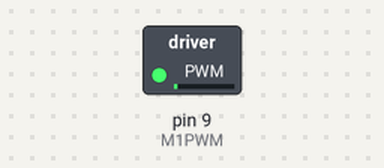
Simulated run of this sketch. Board: Arduino Uno, built with avr-gcc and run on an emulated ATmega328P. Parts: switched loads named in the sketch (green lamp = pin HIGH).

Above: at 0.05 s.
At 9.45 s:
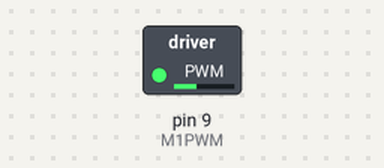
At 19.95 s:
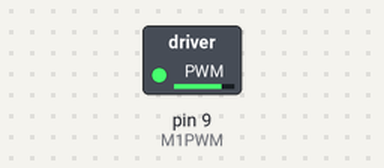
At 39.85 s:
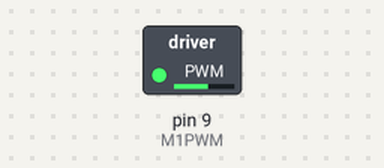
Timing chart, 0 to 40.0 s (numbered marks = the images above):
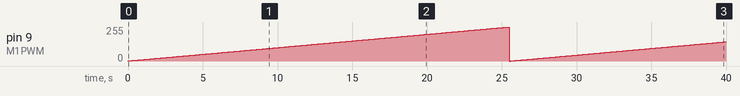

Measured:
- by itself, pin 9 (M1PWM): 0/255 → 1/255 at 0.00 s, → 2/255 0.10 s later, → 3/255 0.10 s later, → 4/255 0.10 s later, … (400 changes in this stretch)

The sketch:

dc_driver.ino
```cpp
/*
	Run a DC motor with a N-channel MOSFET

	Arduino pin D9 to gate pin of MOSFET
	Drain pin of MOSFET to DC motor lead
	Source pin of MOSFET to GND
	Supply +12V to one lead of motor
	Place 1N4001 diode between +12V and GND lead of motor

	http://bildr.org/2012/03/rfp30n06le-arduino/
*/


#define M1PWM 9 // Motor 1 pulse width modulation pin 9

void setup()
{
	pinMode(M1PWM, OUTPUT); // Motor1 PWM

}

void loop()
{
	for (byte i = 1; i <= 255; i++){
		analogWrite(M1PWM,i);
		delay(100);
	}
	analogWrite(M1PWM,0); // turn motor off
	delay(1000);
}
```
